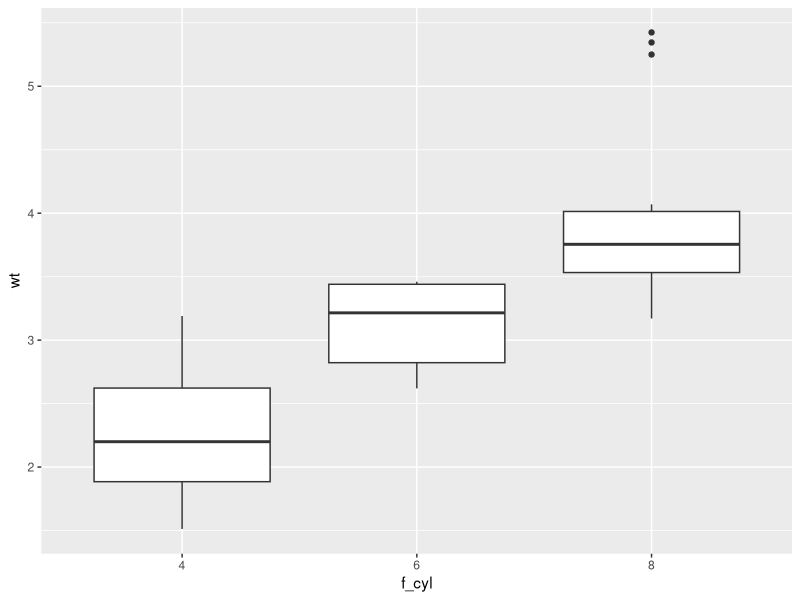
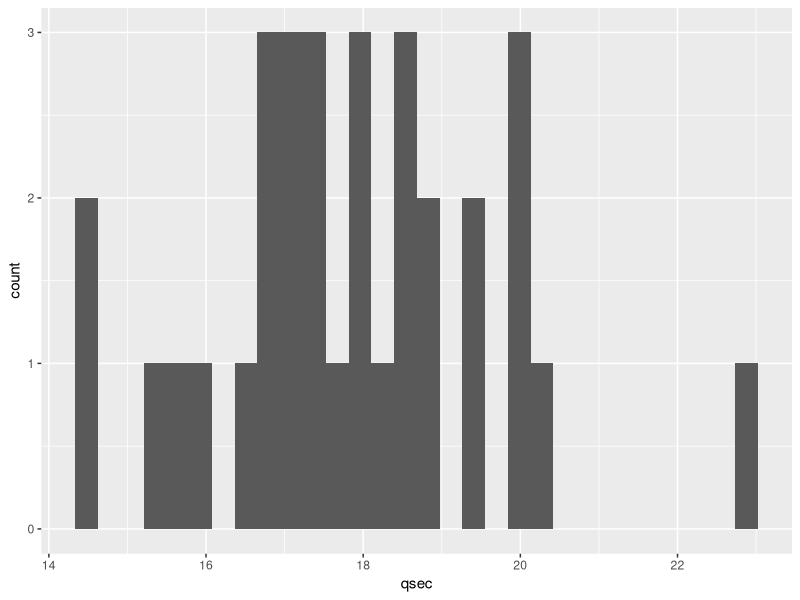
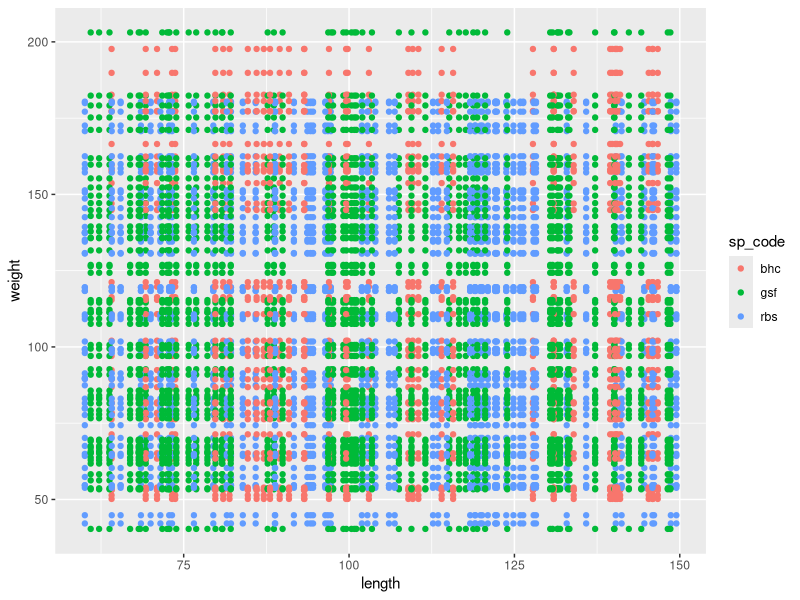

Recreate these plots in R, in order.
# To complete the following exercises, you must use either base R or tidyverse functions.  
# Manual searching or hard-coding answers will not be graded.

# base R ------------------------------------------------------------------

# 1: Create a vector with three elements. Assign it to `v_three`.
v_three<- c(1,2,3)

# 2: Create a vector containing 20 "a", 30 "b", and 50 "c" (total length = 100).  
# Assign it to `v_abc100`.
v_a <- rep("a", times =20)
v_b <- rep("b", times =30)
v_c <- rep ("c", times = 50)
v_abc <- c(v_a,v_b, v_c)


# 3: The script below creates a vector `v_x` with 100 random numbers from a normal distribution.  
# Select only the positive numbers (> 0) from `v_x`, calculate their mean, and assign it to `mu_x_plus`.
set.seed(100)
v_x <- rnorm(100)
v_positive <- v_x[v_x>0]
mu_x_plus<-mean(v_positive)

# 4: Create a numeric matrix with the numbers 1 through 9 arranged in 3 rows × 3 columns.  
# Assign it to `m_num`.
m_num <- matrix(1:9, nrow=3,ncol=3)

# 5: Create a base R data frame (`data.frame()` function) using `v_x` and `v_abc100`.  
# Name the columns `"x"` for `v_x` and `"group"` for `v_abc`, and assign it to `df_sample`.
df_sample<-data.frame(x = v_x, group = v_abc)

# tidyverse ---------------------------------------------------------------

# 6: Load the `tidyverse` package.
library(tidyverse)

# 7: The `mtcars` dataset is a built-in base R data frame.  
# Convert it to a tibble using `as_tibble()` and assign it to `df_mtcars`.  
# Use `?as_tibble()` to read the documentation before doing so.
?as_tibble()
df_mtcars<-as_tibble(mtcars)


# 8: `mtcars` has the following columns:
#
# mpg   - Miles per gallon  
# cyl   - Number of cylinders  
# disp  - Engine displacement (cu. in.)  
# hp    - Gross horsepower  
# drat  - Rear axle ratio  
# wt    - Weight (1,000 lbs)  
# qsec  - 1/4 mile time (seconds)  
# vs    - Engine shape (0 = V-shaped, 1 = straight)  
# am    - Transmission (0 = automatic, 1 = manual)  
# gear  - Number of forward gears  
# carb  - Number of carburetors  
#
# Display the column names of `df_mtcars` using `colnames()`.  
# Do NOT assign the result to a new object.
colnames(df_mtcars)

# 9: Extract the row names of the `mtcars` dataset using `rownames()`.  
# Assign the result to `v_make`.
v_make<-rownames(mtcars)

# 10: Add `v_make` as a new column to `df_mtcars` and name the column `"make"`.
df_mtcars<-mutate(df_mtcars, make = v_make)

# 11: Filter `df_mtcars` to include only rows where:  
# - `mpg` is less than 20 AND  
# - `disp` is greater than 200  
# Assign the result to `df_subset`.
df_subset<-df_mtcars %>% 
  filter(mpg<20, 
         disp>200)

# 12: Count how many car makes meet the above conditions (Q11).
# Apply `nrow()` to `df_subset`.
nrow(df_subset)

# 13: Repeat Q11 and Q12 in a single pipeline (with %>%), and assign the result to `n_make`.
n_make<-df_mtcars %>% 
  filter(mpg<20, 
         disp>200) %>% 
  nrow()

# 14: Convert the `cyl` column from numeric to factor using `factor()`.  
# Add it to `df_mtcars` as a new column named `f_cyl` using `mutate()` function.

f_cyl<-factor(df_mtcars$cyl) 
df_mtcars<-mutate(df_mtcars, f_cyl=f_cyl)

#df_mtcars<-dt_mtcars %>% 
# mutate(f_cyl = factor(cyl))

# 15: Draw a box plot showing car weight (`wt`) for each number of cylinders (`f_cyl`).
df_mtcars %>% 
  ggplot(mapping=aes(x = f_cyl, y = wt)) +
  geom_boxplot()

# 16: Calculate the average car weight (`wt`) separately for each number of cylinders (`cyl`).
df_mtcars %>% 
  group_by(cyl) %>% 
  summarize(a_wt=mean(wt))

# 17: Identify the heaviest car make (`wt`) among cars with 6 cylinders (`cyl`).
df_mtcars %>% 
  filter(cyl == 6) %>% 
  summarize(max_wt = max(wt))

#df_mtcars %>%
#  filter(cyl == 6) %>%
#  arrange(desc(wt))

# 18: Create a histogram showing the distribution of 1/4 mile time (`qsec`).
df_mtcars %>% 
  ggplot(mapping=aes(x = qsec)) +
  geom_histogram ()

# 19: The following script creates two tibbles:  
# `df_length` (body length) and `df_weight` (body weight),  
# each with a species code (`sp_code` column).  
# Combine these two data frames based on `sp_code` and assign the result to `df_fish`.

set.seed(123)
v_l <- runif(150, 60, 150)
v_w <- rnorm(n = length(v_l),
             mean = 0.1 * v_l^1.5,
             sd = 10)

v_sp <- sample(c("bhc", "rbs", "gsf"),
       size = length(v_l),
       replace = TRUE)

df_length <- tibble(length = v_l,
                    sp_code = v_sp)

df_weight <- tibble(weight = v_w,
                    sp_code = v_sp)

df_fish<-left_join(x = df_length,
          y = df_weight,
          by = "sp_code")

# 20: Draw a scatter plot (point plot) of `length` vs. `weight` from `df_fish`,  
# coloring the points by species code (`sp_code`).
df_fish %>% 
  ggplot(mapping=aes(x = length, 
                     y = weight,
                     color = sp_code)) +
  geom_point()
